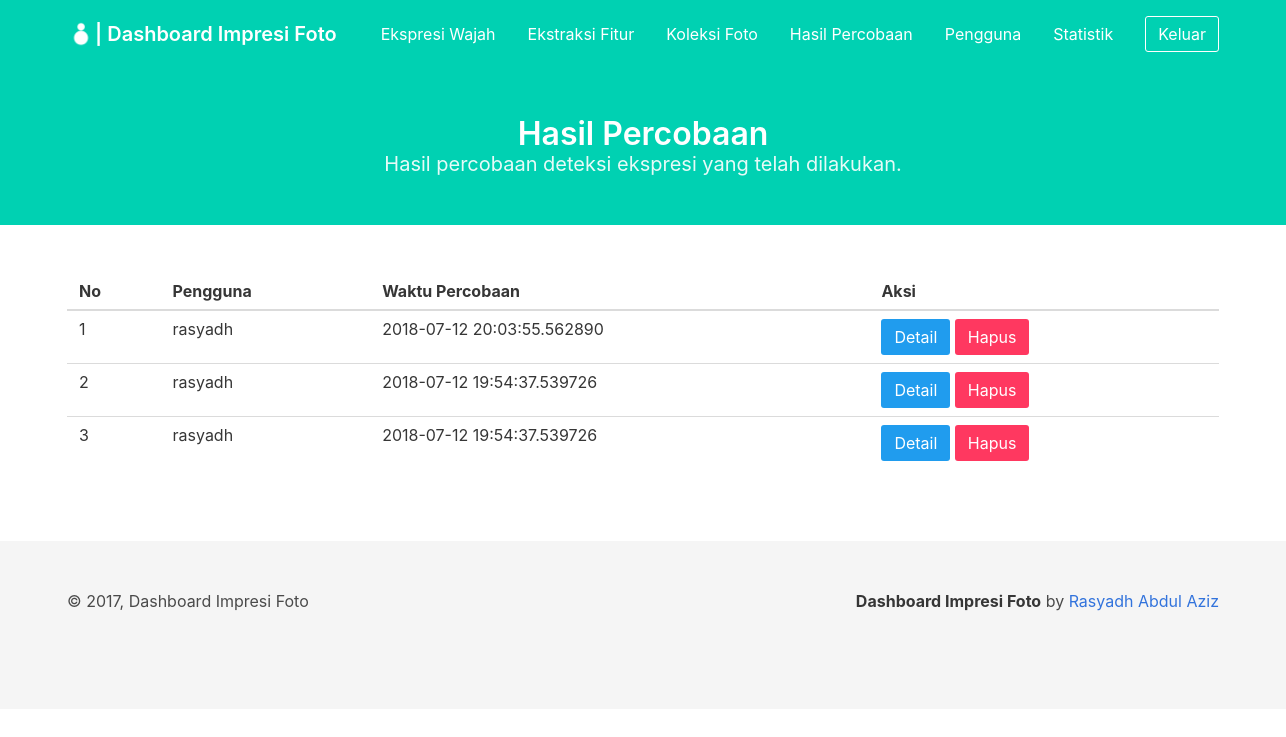
Before: /dashboard/detection_results/ (signed in) with the older database file.
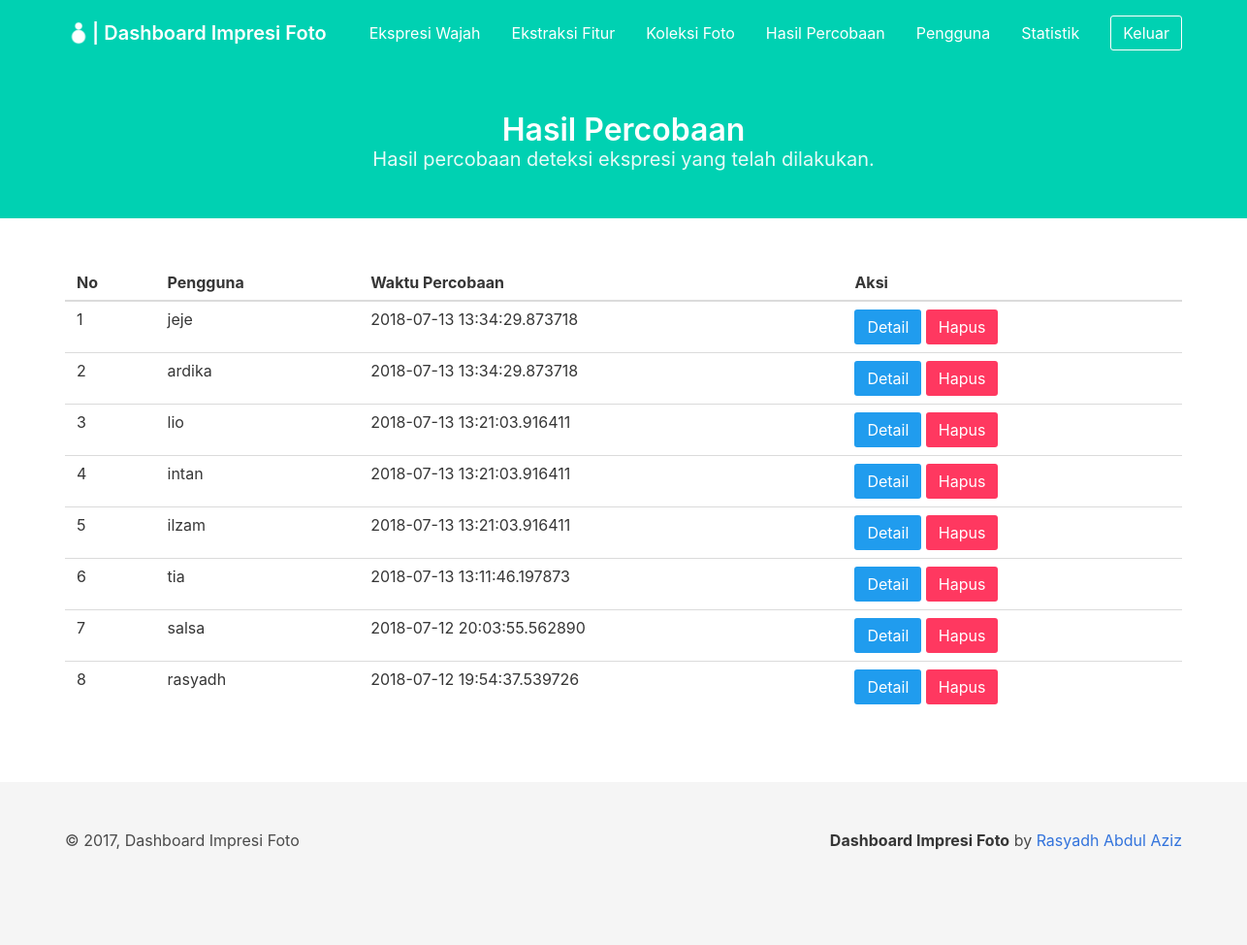
After: the same page with the newer database file.
### project/models/result_detection.py (models this page shows, shortened)
class ResultDetection(db.Model):
    __tablename__ = 'result_detection'
    id_result_detection = db.Column(db.Integer, primary_key=True)
    created_at = db.Column(db.DateTime, default=datetime.datetime.now())
    id_user = db.Column(db.Integer, db.ForeignKey('user.id_user'))

### project/models/user.py (models this page shows, shortened)
class User(db.Model):
    __tablename__ = 'user'
    id_user = db.Column(db.Integer, primary_key=True)
    username = db.Column(db.String, unique=True, nullable=False)
    password = db.Column(db.String, nullable=False)
    created_at = db.Column(db.DateTime, default=datetime.datetime.now())

### project/views/dashboard/detection_results.py (the view)
@dashboard_results.route('/dashboard/detection_results/')
def index():
    if session.get('loggedin_admin'):
        try:
            result = db.engine.execute("SELECT rd.id_result_detection, rd.id_user, u.username, rd.created_at FROM result_detection rd, user u WHERE u.id_user = rd.id_user")
            results = []
            for res in result:
                temp = {
                    'id_result_detection': res[0],
                    'id_user': res[1],
                    'username': res[2],
                    'created_at': res[3]
                }
                results.append(temp)
            return render_template('dashboard/detection_results.html',
                title='Hasil Percobaan', results=list(reversed(results)))
        except Exception as e:
            print('error to get detection result')
            print(e)
    return redirect(url_for('auth.login_admin'))

### project/templates/dashboard/detection_results.html (shortened to what this page needs)
{% extends 'dashboard/base_dashboard.html' %} {% block content %}
<section class="hero is-primary">
    <div class="hero-body">
        <div class="container has-text-centered">
            <h1 class="title">
                Hasil Percobaan
            </h1>
            <h2 class="subtitle">
                Hasil percobaan deteksi ekspresi yang telah dilakukan.
            </h2>
        </div>
    </div>
</section>
<section class="section">
    <div class="container" id="result_table">
        <table class="table is-hoverable is-fullwidth">
            <thead>
                <tr>
                    <th>No</th>
                    <th>Pengguna</th>
                    <th>Waktu Percobaan</th>
                    <th>Aksi</th>
                </tr>
            </thead>
            <tbody>
                {% if results %} {% for res in results %}
                <tr>
                    <td>{{ results.index(res) + 1 }}</td>
                    <td>{{ res.username }}</td>
                    <td>{{ res.created_at }}</td>
                    <td>
                        <button class="button is-info" onclick="detail_result('{{ res.id_result_detection }}', '{{ res.created_at }}', '{{ res.username }}')">Detail</button>
                        <a class="button is-danger" href="/dashboard/detection_results/delete/{{ res.id_result_detection }}">Hapus</a>
                    </td>
                </tr>
                {% endfor %} {% else %}
                <tr>
                    <td colspan="4" class="has-text-centered">Belum ada hasil percobaan</td>
                </tr>
                {% endif %}
            </tbody>
        </table>
    </div>
</section>
{% endblock %}

### project/templates/dashboard/base_dashboard.html (shortened to what this page needs)
<html>
<head>
    <link rel="stylesheet" type="text/css" href="{{ url_for('static', filename='css/bulma.css') }}" />
    <link rel="stylesheet" type="text/css" href="{{url_for('static', filename='css/app.css') }}" />
</head>
<body>
    <nav class="navbar is-primary is-transparent navbar-is-medium">
        <div class="container">
            <div class="navbar-brand">
                <a class="navbar-item" href="/dashboard/">
                    <img class="image" src="{{ url_for('static', filename='image/ImpresiFotoWhite.png') }}" alt="Logo">
                    <h1 class="title is-5 has-text-white">
                        | Dashboard Impresi Foto
                    </h1>
                </a>
            </div>
            <div class="navbar-menu" id="menu">
                <div class="navbar-end">
                    <a class="navbar-item" href="/dashboard/expression/">
                        Ekspresi Wajah
                    </a>
                    <a class="navbar-item" href="/dashboard/feature_extraction/">
                        Ekstraksi Fitur
                    </a>
                    <a class="navbar-item" href="/dashboard/photos_collection/">
                        Koleksi Foto
                    </a>
                    <a class="navbar-item" href="/dashboard/detection_results/">
                        Hasil Percobaan
                    </a>
                    <a class="navbar-item" href="/dashboard/user/">
                        Pengguna
                    </a>
                    <a class="navbar-item" href="/dashboard/statistic/">
                        Statistik
                    </a>
                    <div class="navbar-item">
                        <a class="button is-primary is-inverted is-outlined" href="/admin/logout/">
                            Keluar
                        </a>
                    </div>
                </div>
            </div>
        </div>
    </nav>
    {% block content %} {% endblock %}
    <footer class="footer">
        <div class="container">
            <div class="level">
                <div class="level-left">
                    <div class="level-item">
                        &copy; 2017, Dashboard Impresi Foto
                    </div>
                </div>
                <div class="level-right">
                    <div class="level-item">
                        <p>
                            <strong>Dashboard Impresi Foto</strong> by
                            <a href="github.com/rasyadh">Rasyadh Abdul Aziz</a>
                        </p>
                    </div>
                </div>
            </div>
        </div>
    </footer>
</body>
</html>

### project/static/css/app.css (style rules this page uses)
.navbar-is-medium { min-height: 4.25rem; }

Changed rows visible on the page:
removed ResultDetection: results "3", username "rasyadh", created_at "2018-07-12 19:54:37.539726"
added ResultDetection: results "1", username "jeje", created_at "2018-07-13 13:34:29.873718"
added ResultDetection: results "2", username "ardika", created_at "2018-07-13 13:34:29.873718"
added ResultDetection: results "3", username "lio", created_at "2018-07-13 13:21:03.916411"
added ResultDetection: results "4", username "intan", created_at "2018-07-13 13:21:03.916411"
added ResultDetection: results "5", username "ilzam", created_at "2018-07-13 13:21:03.916411"
added ResultDetection: results "6", username "tia", created_at "2018-07-13 13:11:46.197873"
changed ResultDetection: results.index(res)+1 "1" → "7"; username "rasyadh" → "salsa"
computed for ResultDetection "rasyadh": results.index(res)+1 "2" → "8"
